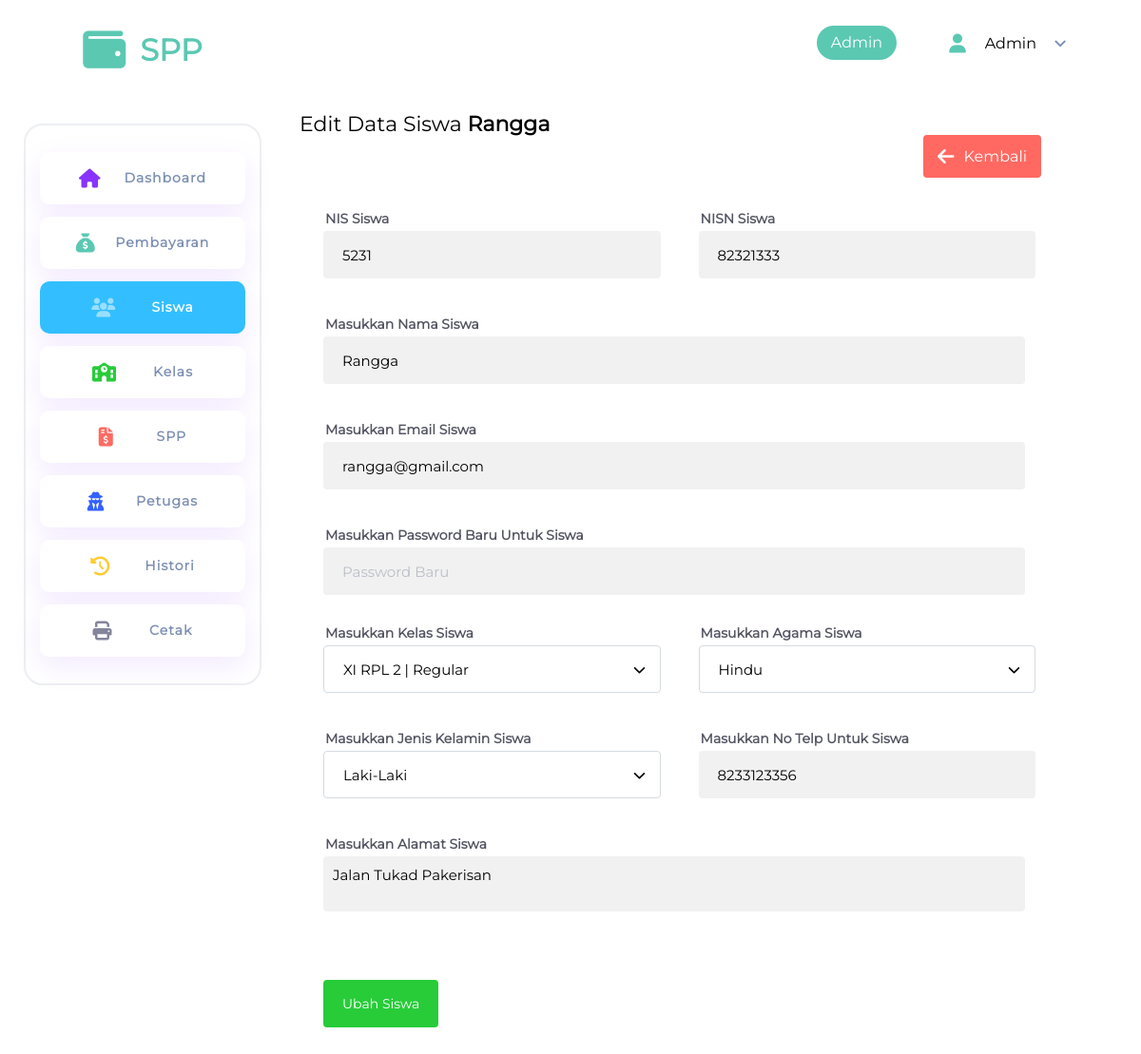
The page /siswa/edit.php?nis=5231 (signed in) on the database its author committed.
### tables this page shows
CREATE TABLE `siswa` (
  `nis` int(11) NOT NULL,
  `nisn` int(11) NOT NULL,
  `nama` varchar(100) NOT NULL,
  `email` varchar(200) NOT NULL,
  `password` varchar(255) NOT NULL,
  `id_kelas` int(11) NOT NULL,
  `agama` enum('Hindu','Islam','Kristen Protestan','Kristen Katolik','Konghucu','Buddha') DEFAULT NULL,
  `jk` enum('Laki-Laki','Perempuan') NOT NULL,
  `no_telp` varchar(20) NOT NULL,
  `alamat` varchar(150) NOT NULL
);

CREATE TABLE `kelas` (
  `id_kelas` int(11) NOT NULL,
  `id_spp` int(11) NOT NULL,
  `kelas` varchar(50) NOT NULL,
  `jurusan` varchar(50) NOT NULL,
  `jenis_kelas` enum('regular','laptop') DEFAULT NULL,
  `angkatan` year(4) NOT NULL
);

### app/query.php (called while the page is built, shortened)
<?php
function query($query, $returnFetch = true, $returnInArray = false)
{
    global $koneksi;
    $query = mysqli_query($koneksi, $query);
    $row_data = [];
    if ($returnFetch) {
        while ($rows = mysqli_fetch_assoc($query)) {
            $row_data[] = $rows;
        }
        if (count($row_data) === 1) {
            if ($returnInArray) {
                return $row_data;
            } else {
                return $row_data[0];
            }
        }
        return $row_data;
    }
    return $query;
}
function getSiswaByNIS($nis)
{
    if (is_numeric($nis)) {
        return query("SELECT * FROM siswa INNER JOIN kelas USING (id_kelas) WHERE nis = $nis");
    } else {
        return false;
    }
}
function getKelasBySemester($semester, $data = null)
{
    $kelas = $semester / 2;
    $kelasRomawi = match (intval(ceil($kelas))) {
        1 => "X",
        2 => "XI",
        3 => "XII",
        default => "Class error!",
    };
    if (!is_null($data)) {
        return $kelasRomawi . " " . $data;
    } else {
        return $kelasRomawi;
    }
}
function getKelasSaatIni($semesterSaatIni)
{
    return getKelasBySemester($semesterSaatIni);
}
function getSemester($angkatan)
{
    $startYear = date("Y-m-d", mktime(0, 0, 0, 1, 1, date("Y")));
    $bulanSaatIni = date("m");
    $hasilAngka = intval($startYear) - intval($angkatan);
    if (in_array($bulanSaatIni, range(1, 7))) {
        return $hasilAngka * 2;
    } else {
        return $hasilAngka * 2 - 1;
    }
}

### siswa/edit.php (the view, shortened to what this page needs)
<?php
include '../templates/header.php';
if ($_GET['nis'] and isset($_GET['nis'])) {
    $nis = $_GET['nis'];
    $siswa = getSiswaByNIS($nis);
} else {
    setAlert("Siswa Tidak Ditemukan", "floating-alert bg-danger", "ico-exclamation-circle");
    redirect("siswa");
    return false;
}
$id_kelas = $siswa['id_kelas'];
$selectedKelas = query("SELECT * FROM kelas WHERE id_kelas = $id_kelas");
?>
<link rel="stylesheet" href="<?=homeUrl()?>/assets/css/page/form.css">
<h1 class="page-title">Edit Data Siswa <strong><?=$siswa['nama']?></strong></ h1>
    <div class="header-container">
        <a class="button bg-red" href="../siswa/"
            style="display:flex; padding: 15px 15px; height: 45px; align-items:center; gap:10px; font-size:1rem; font-weight: normal;">
            <li class="ico ico-arrow-left c-white"></li>Kembali
        </a>
    </div>
    <section class="siswa active">
        <form action="" method="post" id="siswaForm">
            <div class="wrapper-grid">
                <div class="input-group">
                    <div class="input-layout">
                        <label for="nis">NIS Siswa</label>
                        <input id="nis" type="number" class="input c-info" placeholder="NIS Siswa" name="nis"
                            value="<?=$siswa['nis']?>">
                    </div>
                </div>
                <div class="input-group">
                    <div class="input-layout">
                        <label for="nisn">NISN Siswa</label>
                        <input id="nisn" type="number" class="input c-info" name="nisn" placeholder="NISN Siswa"
                            value="<?=$siswa['nisn']?>">
                    </div>
                </div>
            </div>
            <div class="wrapper">
                <div class="input-group">
                    <div class="input-layout">
                        <label for="nama">Masukkan Nama Siswa</label>
                        <input id="nama" type="text" class="input c-info" name="nama" placeholder="Nama Siswa"
                            value="<?=$siswa['nama']?>">
                    </div>
                </div>
                <div class="input-group">
                    <div class="input-layout">
                        <label for="email">Masukkan Email Siswa</label>
                        <input id="email" type="email" class="input c-info" name="email"
                            placeholder="Email Siswa | example@gmail.com" value="<?=$siswa['email']?>">
                    </div>
                </div>
                <div class="input-group">
                    <div class="input-layout">
                        <label for="password">Masukkan Password Baru Untuk Siswa</label>
                        <div class="input-icon" id="password">
                            <input id="password" type="text" class="input c-info" name="password"
                                placeholder="Password Baru">
                        </div>
                    </div>
                </div>
            </div>
            <div class="wrapper-grid">
                <div class="input-group">
                    <div class="input-layout">
                        <label for="kelas">Masukkan Kelas Siswa</label>
                        <select class="input" name="kelas" id="kelas">
                            <option value="<?=$selectedKelas['id_kelas']?>">
                                <?=getKelasSaatIni(getSemester($selectedKelas['angkatan'])) . " " . $selectedKelas['kelas']?>
                                <?=ucfirst($selectedKelas['jenis_kelas'])?></option>
                        </select>
                    </div>
                </div>
                <div class="input-group">
                    <div class="input-layout">
                        <label for="agama">Masukkan Agama Siswa</label>
                        <select class="input" name="agama" id="agama">
                            <option value="<?=$siswa['agama']?>"><?=$siswa['agama']?></option>
                        </select>
                    </div>
                </div>
                <div class="input-group">
                    <div class="input-layout">
                        <label for="jk">Masukkan Jenis Kelamin Siswa</label>
                        <select class="input" name="jk" id="jk">
                            <option selected value="<?=$siswa['jk']?>"><?=$siswa['jk']?></option>
                        </select>
                    </div>
                </div>
                <div class="input-group">
                    <div class="input-layout">
                        <label for="noTelp">Masukkan No Telp Untuk Siswa</label>
                        <input id="noTelp" type="number" class="input c-info" name="noTelp" placeholder="No Telp"
                            value="<?=$siswa['no_telp']?>">
                    </div>
                </div>
            </div>
            <div class="wrapper">
                <div class="input-group">
                    <div class="input-layout">
                        <label for="alamat">Masukkan Alamat Siswa</label>
                        <textarea name="alamat" placeholder="Alamat Siswa" class="input c-info" id="alamat"
                            style="resize: none;" cols="1" rows="2"><?=$siswa['alamat']?></textarea>
                    </div>
                </div>
            </div>
            <div class="wrapper-grid">
                <button class="button bg-success" style="padding: 0 20px; height: 50px; font-size: 14px;">Ubah
                    Siswa</button>
            </div>
        </form>
    </section>
    <?php
include '../templates/footer.php';
?>

### assets/css/app.css (style rules this page uses)
*, body, html { position: relative; margin: 0; padding: 0; box-sizing: border-box; font-family: "Montserrat", sans-serif !important; -webkit-font-smoothing: antialiased; }
a { text-decoration: none; color: #0056b3; }
label { font-family: "Nunito"; display: block; font-style: normal; font-weight: 600; font-size: 14px; line-height: 16px; margin: 0 0 5px 2px; color: var(--neutral-gray-dark); }
strong { font-weight: bold; }
li { list-style-type: none; }
.page-title { font-size: 22px; margin: 30px 20px; }

### assets/css/page/form.css (style rules this page uses)
.header-container { display: grid; grid-template-columns: auto auto; justify-content: space-between; align-items: center; padding: 0 40px 0 0; margin: 0 20px 35px 20px; gap: 15px; justify-items: end; }
.wrapper-grid { margin-top: 2rem; display: flex; flex-direction: row; flex-wrap: wrap; gap: 2.5rem; justify-content: left; margin-left: 25px; }
.wrapper { margin-top: 2.5rem; display: flex; flex-direction: column; gap: 2.5rem; margin-left: 25px; }
.input-icon#password { width: 90.5%; }
.input-icon .input { width: 100% !important; }
section .wrapper .input-group .input { width: 90.5%; }
section .wrapper-grid .input-group .input { width: 100%; }
section .wrapper-grid .input-group { width: 43.5%; }

### assets/css/components/colors.css (style rules this page uses)
:root { --color-danger: rgb(255 102 51); --color-info: rgb(51 191 255); --color-success: rgb(40 204 57); --color-sky: rgb(51 97 255); --color-warning: rgb(255 203 51); --color-primary: rgb(136 51 255); --color-secondary: rgb(125 143 179); --color-green-pastel: rgb(91 200 178); --color-red-pastel: rgb(255 105 97); --color-yellow-pastel: rgb(253 253 150); --neutral-gray-dark: rgb(84 85 99); --neutral-black: rgb(43 43 67); --neutral-gray: rgb(131 133 156); --color-gray: rgb(188 190 200); --badge-bg-success: rgb(235 249 241); --badge-success: rgb(31 146 84); --badge-bg-danger: rgb(251 231 232); --badge-danger: rgb(163 13 17); --badge-bg-warning: rgb(242 242 186); --badge-warning: rgb(163 83 13); --badge-bg-info: rgba(188, 186, 242, 0.45); --badge-info: rgb(31, 13, 163); --hover-brightness: 0.9; --icon-size: 20px; --logo-size: 45px; }
.c-white { color: white !important; }
.c-info { color: var(--color-info) !important; }
.bg-success { background-color: var(--color-success) !important; }
.bg-red { background-color: var(--color-red-pastel) !important; }

### assets/css/components/button.css (style rules this page uses)
.button { border-radius: 4px; padding: 5px 10px; border: none; cursor: pointer; transition: all 250ms; }
.button.bg-danger, .button.bg-success, .button.bg-info, .button.bg-primary, .button.bg-sky, .button.bg-red, .button.bg-green { color: white; }

### assets/css/components/input.css (style rules this page uses)
.input-group { display: flex; position: relative; flex-direction: column; flex-wrap: nowrap; gap: 10px; }
.input-icon { width: 100%; position: relative; }
.input-icon .input { padding-right: 65px; }
.input-layout { display: flex; flex-direction: column; align-items: flex-start; width: 100%; }
.input { background: #f1f1f1; border-radius: 4px; border: none; height: 50px; padding: 0 20px; font-size: 15px; color: black !important; transition: box-shadow 200ms ease-in-out; }
.input::placeholder { color: var(--color-gray); }
select.input, select { padding: 0 50px 0 20px; appearance: none; -webkit-appearance: none; -moz-appearance: none; border-radius: 4px; background: #f1f1f1; font-size: 15px; border: none; color: black !important; background-image: url("../../img/chevron-down-solid.svg"); background-repeat: no-repeat; background-position: right 1em center; background-size: 0.8rem; background-color: rgba(255, 255, 255, 0.0001); border: 1px solid #d5dbe2; }
textarea.input { background: #f1f1f1; padding: 10px; width: unset; height: unset; margin: 0; }

### assets/css/components/circle.css (style rules this page uses)
:root { --circle-sky: rgba(51, 99, 255, 0.35); --circle-red: rgba(255, 105, 97, 0.35); --circle-green: rgba(91, 200, 178, 0.35); }

### rows shown on the page
siswa: nama "Rangga", nis "5231", nisn "82321333", email "rangga@gmail.com", agama "Hindu", jk "Laki-Laki", noTelp "8233123356", alamat "Jalan Tukad Pakerisan"
kelas: kelas "XI RPL 2 | Regular"

### other values the page prints
getLevel() "Admin"
getUName() "Admin"
